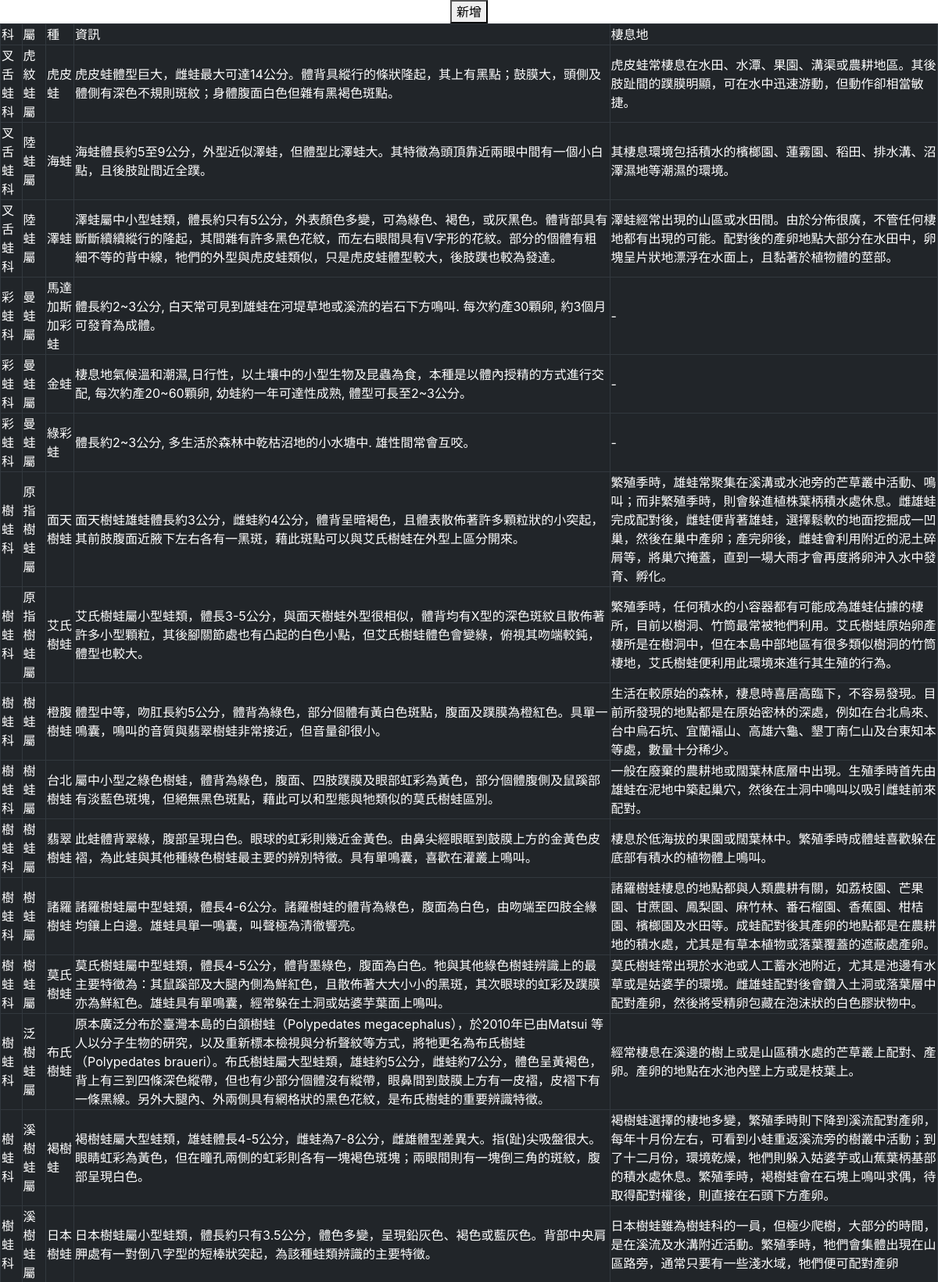
Screenshot of /Template2.0/FrogPage.php (upper part) with the database file from the repository.
### tables this page shows
CREATE TABLE `frogRecord` (
  `id` int(11) NOT NULL,
  `family` varchar(20) NOT NULL,
  `genus` varchar(20) NOT NULL,
  `species` varchar(20) NOT NULL,
  `info` varchar(300) NOT NULL,
  `place` varchar(200) NOT NULL
);

### Model.php (called while the page is built, shortened)
<?php
    function getFrogList() {
        global $conn;
        $sql = "SELECT frogrecord.* FROM frogrecord";
        return mysqli_query($conn, $sql);
    }
?>

### Template2.0/FrogPage.php (the view, shortened to what this page needs)
<?php
    require("../Model.php");
?>
<!DOCTYPE html>
<html>
<head>
    <link rel="stylesheet" href="https://maxcdn.bootstrapcdn.com/bootstrap/4.0.0-beta.2/css/bootstrap.min.css">
</head>
<body>
    <div class="container-fluid" align="center" >
        <div class="row" >
            <div class="col-12 text-center">
               <button type="button" onclick="location.href='FrogUpload.php'">新增</button>
            </div>
            <table align = "center" class="list table-dark table-hover"  border="1">
                <tr>
                    <td>科</td>
                    <td>屬</td>
                    <td>種</td>
                    <td>資訊</td>
                    <td>棲息地</td>
                </tr>
                <?php
                    $results = getFrogList();
                    while ($rs = mysqli_fetch_array($results)) {
                        echo "<tr><td>", $rs['family'], "<br/>",
                        "</td><td>", $rs['genus'],
                        "</td><td>", $rs['species'],
                        "</td><td>", $rs['info'],
                        "</td><td>", $rs['place'],
                        "</td></tr>";
                    }
                ?>
            </table>
        </div>
    </div>
    </body>
</html>

### rows the page displays
frogrecord: family "叉舌蛙科", genus "虎紋蛙屬", species "虎皮蛙", info "虎皮蛙體型巨大，雌蛙最大可達14公分。體背具縱行的條狀隆起，其上有黑點；鼓膜大，頭側及體側有深色不規則斑紋；身體腹面白色但雜有黑褐色斑點。", place "虎皮蛙常棲息在水田、水潭、果園、溝渠或農耕地區。其後肢趾間的蹼膜明顯，可在水中迅速游動，但動作卻相當敏捷。"
frogrecord: family "叉舌蛙科", genus "陸蛙屬", species "海蛙", info "海蛙體長約5至9公分，外型近似澤蛙，但體型比澤蛙大。其特徵為頭頂靠近兩眼中間有一個小白點，且後肢趾間近全蹼。", place "其棲息環境包括積水的檳榔園、蓮霧園、稻田、排水溝、沼澤濕地等潮濕的環境。"
frogrecord: family "叉舌蛙科", genus "陸蛙屬", species "澤蛙", info "澤蛙屬中小型蛙類，體長約只有5公分，外表顏色多變，可為綠色、褐色，或灰黑色。體背部具有斷斷續續縱行的隆起，其間雜有許多黑色花紋，而左右眼間具有V字形的花紋。部分的個體有粗細不等的背中線，牠們的外型與虎皮蛙類似，只是虎皮蛙體型較大，後肢蹼也較為發達。", place "澤蛙經常出現的山區或水田間。由於分佈很廣，不管任何棲地都有出現的可能。配對後的產卵地點大部分在水田中，卵塊呈片狀地漂浮在水面上，且黏著於植物體的莖部。"
frogrecord: family "彩蛙科", genus "曼蛙屬", species "馬達加斯加彩蛙", info "體長約2~3公分, 白天常可見到雄蛙在河堤草地或溪流的岩石下方鳴叫. 每次約產30顆卵, 約3個月可發育為成體。", place "-"
frogrecord: family "彩蛙科", genus "曼蛙屬", species "金蛙", info "棲息地氣候溫和潮濕,日行性，以土壤中的小型生物及昆蟲為食，本種是以體內授精的方式進行交配, 每次約產20~60顆卵, 幼蛙約一年可達性成熟, 體型可長至2~3公分。", place "-"
frogrecord: family "彩蛙科", genus "曼蛙屬", species "綠彩蛙", info "體長約2~3公分, 多生活於森林中乾枯沼地的小水塘中. 雄性間常會互咬。", place "-"
frogrecord: family "樹蛙科", genus "原指樹蛙屬", species "面天樹蛙", info "面天樹蛙雄蛙體長約3公分，雌蛙約4公分，體背呈暗褐色，且體表散佈著許多顆粒狀的小突起，其前肢腹面近腋下左右各有一黑斑，藉此斑點可以與艾氏樹蛙在外型上區分開來。", place "繁殖季時，雄蛙常聚集在溪溝或水池旁的芒草叢中活動、鳴叫；而非繁殖季時，則會躲進植株葉柄積水處休息。雌雄蛙完成配對後，雌蛙便背著雄蛙，選擇鬆軟的地面挖掘成一凹巢，然後在巢中產卵；產完卵後，雌蛙會利用附近的泥土碎屑等，將巢穴掩蓋，直到一場大雨才會再度將卵沖入水中發育、孵化。"
frogrecord: family "樹蛙科", genus "原指樹蛙屬", species "艾氏樹蛙", info "艾氏樹蛙屬小型蛙類，體長3-5公分，與面天樹蛙外型很相似，體背均有X型的深色斑紋且散佈著許多小型顆粒，其後腳關節處也有凸起的白色小點，但艾氏樹蛙體色會變綠，俯視其吻端較鈍，體型也較大。", place "繁殖季時，任何積水的小容器都有可能成為雄蛙佔據的棲所，目前以樹洞、竹筒最常被牠們利用。艾氏樹蛙原始卵產棲所是在樹洞中，但在本島中部地區有很多類似樹洞的竹筒棲地，艾氏樹蛙便利用此環境來進行其生殖的行為。"
frogrecord: family "樹蛙科", genus "樹蛙屬", species "橙腹樹蛙", info "體型中等，吻肛長約5公分，體背為綠色，部分個體有黃白色斑點，腹面及蹼膜為橙紅色。具單一鳴囊，鳴叫的音質與翡翠樹蛙非常接近，但音量卻很小。", place "生活在較原始的森林，棲息時喜居高臨下，不容易發現。目前所發現的地點都是在原始密林的深處，例如在台北烏來、台中烏石坑、宜蘭褔山、高雄六龜、墾丁南仁山及台東知本等處，數量十分稀少。"
frogrecord: family "樹蛙科", genus "樹蛙屬", species "台北樹蛙", info "屬中小型之綠色樹蛙，體背為綠色，腹面、四肢蹼膜及眼部虹彩為黃色，部分個體腹側及鼠蹊部有淡藍色斑塊，但絕無黑色斑點，藉此可以和型態與牠類似的莫氏樹蛙區別。", place "一般在廢棄的農耕地或闊葉林底層中出現。生殖季時首先由雄蛙在泥地中築起巢穴，然後在土洞中鳴叫以吸引雌蛙前來配對。"
frogrecord: family "樹蛙科", genus "樹蛙屬", species "翡翠樹蛙", info "此蛙體背翠綠，腹部呈現白色。眼球的虹彩則幾近金黃色。由鼻尖經眼眶到鼓膜上方的金黃色皮褶，為此蛙與其他種綠色樹蛙最主要的辨別特徵。具有單鳴囊，喜歡在灌叢上鳴叫。", place "棲息於低海拔的果園或闊葉林中。繁殖季時成體蛙喜歡躲在底部有積水的植物體上鳴叫。"
frogrecord: family "樹蛙科", genus "樹蛙屬", species "諸羅樹蛙", info "諸羅樹蛙屬中型蛙類，體長4-6公分。諸羅樹蛙的體背為綠色，腹面為白色，由吻端至四肢全緣均鑲上白邊。雄蛙具單一鳴囊，叫聲極為清徹響亮。", place "諸羅樹蛙棲息的地點都與人類農耕有關，如荔枝園、芒果園、甘蔗園、鳳梨園、麻竹林、番石榴園、香蕉園、柑桔園、檳榔園及水田等。成蛙配對後其產卵的地點都是在農耕地的積水處，尤其是有草本植物或落葉覆蓋的遮蔽處產卵。"
frogrecord: family "樹蛙科", genus "樹蛙屬", species "莫氏樹蛙", info "莫氏樹蛙屬中型蛙類，體長4-5公分，體背墨綠色，腹面為白色。牠與其他綠色樹蛙辨識上的最主要特徵為：其鼠蹊部及大腿內側為鮮紅色，且散佈著大大小小的黑斑，其次眼球的虹彩及蹼膜亦為鮮紅色。雄蛙具有單鳴囊，經常躲在土洞或姑婆芋葉面上鳴叫。", place "莫氏樹蛙常出現於水池或人工蓄水池附近，尤其是池邊有水草或是姑婆芋的環境。雌雄蛙配對後會鑽入土洞或落葉層中配對產卵，然後將受精卵包藏在泡沫狀的白色膠狀物中。"
frogrecord: family "樹蛙科", genus "泛樹蛙屬", species "布氏樹蛙", info "原本廣泛分布於臺灣本島的白頷樹蛙（Polypedates megacephalus），於2010年已由Matsui 等人以分子生物的研究，以及重新標本檢視與分析聲紋等方式，將牠更名為布氏樹蛙（Polypedates braueri）。布氏樹蛙屬大型蛙類，雄蛙約5公分，雌蛙約7公分，體色呈黃褐色，背上有三到四條深色縱帶，但也有少部分個體沒有縱帶，眼鼻間到鼓膜上方有一皮褶，皮褶下有一條黑線。另外大腿內、外兩側具有網格狀的黑色花紋，是布氏樹蛙的重要辨識特徵。", place "經常棲息在溪邊的樹上或是山區積水處的芒草叢上配對、產卵。產卵的地點在水池內壁上方或是枝葉上。"
frogrecord: family "樹蛙科", genus "溪樹蛙屬", species "褐樹蛙", info "褐樹蛙屬大型蛙類，雄蛙體長4-5公分，雌蛙為7-8公分，雌雄體型差異大。指(趾)尖吸盤很大。眼睛虹彩為黃色，但在瞳孔兩側的虹彩則各有一塊褐色斑塊；兩眼間則有一塊倒三角的斑紋，腹部呈現白色。", place "褐樹蛙選擇的棲地多變，繁殖季時則下降到溪流配對產卵，每年十月份左右，可看到小蛙重返溪流旁的樹叢中活動；到了十二月份，環境乾燥，牠們則躲入姑婆芋或山蕉葉柄基部的積水處休息。繁殖季時，褐樹蛙會在石塊上鳴叫求偶，待取得配對權後，則直接在石頭下方產卵。"
frogrecord: family "樹蛙科", genus "溪樹蛙屬", species "日本樹蛙", info "日本樹蛙屬小型蛙類，體長約只有3.5公分，體色多變，呈現鉛灰色、褐色或藍灰色。背部中央肩胛處有一對倒八字型的短棒狀突起，為該種蛙類辨識的主要特徵。", place "日本樹蛙雖為樹蛙科的一員，但極少爬樹，大部分的時間，是在溪流及水溝附近活動。繁殖季時，牠們會集體出現在山區路旁，通常只要有一些淺水域，牠們便可配對產卵"
